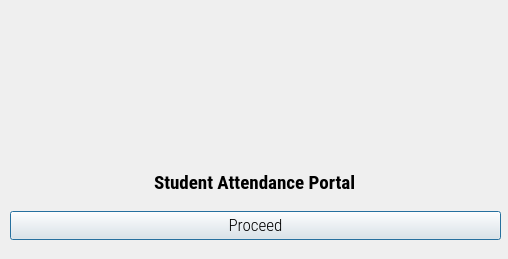
<?xml version="1.0" encoding="UTF-8"?>
<ui version="4.0">
 <class>Dialog</class>
 <widget class="QDialog" name="Dialog">
  <property name="geometry">
   <rect>
    <x>0</x>
    <y>0</y>
    <width>508</width>
    <height>259</height>
   </rect>
  </property>
  <property name="minimumSize">
   <size>
    <width>508</width>
    <height>259</height>
   </size>
  </property>
  <property name="maximumSize">
   <size>
    <width>508</width>
    <height>259</height>
   </size>
  </property>
  <property name="windowTitle">
   <string>Student Attendance Portal</string>
  </property>
  <property name="windowIcon">
   <iconset>
    <normaloff>icon.png</normaloff>icon.png</iconset>
  </property>
  <widget class="QLabel" name="logolabel">
   <property name="geometry">
    <rect>
     <x>150</x>
     <y>10</y>
     <width>221</width>
     <height>133</height>
    </rect>
   </property>
   <property name="text">
    <string/>
   </property>
   <property name="pixmap">
    <pixmap>logo.png</pixmap>
   </property>
  </widget>
  <widget class="QWidget" name="verticalLayoutWidget">
   <property name="geometry">
    <rect>
     <x>10</x>
     <y>160</y>
     <width>491</width>
     <height>80</height>
    </rect>
   </property>
   <layout class="QVBoxLayout" name="verticalLayout">
    <item>
     <layout class="QHBoxLayout" name="horizontalLayout">
      <item alignment="Qt::AlignHCenter">
       <widget class="QLabel" name="filelabel">
        <property name="font">
         <font>
          <family>Roboto Condensed</family>
          <pointsize>14</pointsize>
          <weight>75</weight>
          <bold>true</bold>
         </font>
        </property>
        <property name="text">
         <string>Student Attendance Portal</string>
        </property>
       </widget>
      </item>
     </layout>
    </item>
    <item>
     <widget class="QPushButton" name="runButton">
      <property name="font">
       <font>
        <family>Roboto Condensed Light</family>
        <pointsize>13</pointsize>
       </font>
      </property>
      <property name="text">
       <string>Proceed</string>
      </property>
     </widget>
    </item>
   </layout>
  </widget>
 </widget>
 <resources>
  <include location="resource.qrc"/>
 </resources>
 <connections/>
</ui>
